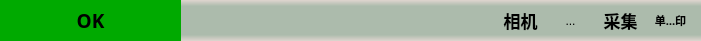
      <widget class="QWidget" name="widget_2" native="true">
       <property name="geometry">
        <rect>
         <x>5</x>
         <y>0</y>
         <width>701</width>
         <height>41</height>
        </rect>
       </property>
       <property name="styleSheet">
        <string notr="true">background-color: rgb(190, 190, 190); opacity: 1;
border:none;
background-color: qlineargradient(x1:0, y1:0, x2:0, y2:1, stop:0 #dfd5cf, stop: 0.15 #acbbac, stop: 0.85 #acbbac,stop:1 #dfd5cf);
</string>
       </property>
       <widget class="QToolButton" name="toolButton">
        <property name="geometry">
         <rect>
          <x>500</x>
          <y>0</y>
          <width>41</width>
          <height>41</height>
         </rect>
        </property>
        <property name="font">
         <font>
          <family>微软雅黑</family>
          <pointsize>13</pointsize>
          <bold>true</bold>
         </font>
        </property>
        <property name="toolTip">
         <string>相机联机</string>
        </property>
        <property name="styleSheet">
         <string notr="true">background-color: rgb(190, 190, 190); opacity: 1; border: none;
border:none;
background-color: qlineargradient(x1:0, y1:0, x2:0, y2:1, stop:0 #dfd5cf, stop: 0.15 #acbbac, stop: 0.85 #acbbac,stop:1 #dfd5cf);

</string>
        </property>
        <property name="text">
         <string notr="true">相机</string>
        </property>
       </widget>
       <widget class="QToolButton" name="toolButton_35">
        <property name="geometry">
         <rect>
          <x>600</x>
          <y>0</y>
          <width>41</width>
          <height>41</height>
         </rect>
        </property>
        <property name="font">
         <font>
          <family>微软雅黑</family>
          <pointsize>13</pointsize>
          <bold>true</bold>
         </font>
        </property>
        <property name="toolTip">
         <string>单次拍照</string>
        </property>
        <property name="styleSheet">
         <string notr="true">background-color: rgb(190, 190, 190); opacity: 1; border: none;

background-color: qlineargradient(x1:0, y1:0, x2:0, y2:1, stop:0 #dfd5cf, stop: 0.15 #acbbac, stop: 0.85 #acbbac,stop:1 #dfd5cf);

</string>
        </property>
        <property name="text">
         <string>采集</string>
        </property>
        <property name="icon">
         <iconset resource="OCRdemo.qrc">
          <normaloff>:/PNG/Resources/PNG/DZCJ1.png</normaloff>:/PNG/Resources/PNG/DZCJ1.png</iconset>
        </property>
        <property name="iconSize">
         <size>
          <width>25</width>
          <height>25</height>
         </size>
        </property>
       </widget>
       <widget class="QLabel" name="label">
        <property name="geometry">
         <rect>
          <x>0</x>
          <y>0</y>
          <width>181</width>
          <height>41</height>
         </rect>
        </property>
        <property name="font">
         <font>
          <family>微软雅黑</family>
          <pointsize>14</pointsize>
          <bold>true</bold>
         </font>
        </property>
        <property name="styleSheet">
         <string notr="true">background-color: rgb(0, 170, 0); opacity: 1;</string>
        </property>
        <property name="text">
         <string>OK</string>
        </property>
        <property name="alignment">
         <set>Qt::AlignmentFlag::AlignCenter</set>
        </property>
       </widget>
       <widget class="QToolButton" name="toolButton_34">
        <property name="geometry">
         <rect>
          <x>650</x>
          <y>0</y>
          <width>41</width>
          <height>41</height>
         </rect>
        </property>
        <property name="font">
         <font>
          <family>微软雅黑</family>
          <pointsize>8</pointsize>
          <bold>true</bold>
         </font>
        </property>
        <property name="styleSheet">
         <string notr="true">background-color: rgb(190, 190, 190); opacity: 1; border: none;
border:none;
background-color: qlineargradient(x1:0, y1:0, x2:0, y2:1, stop:0 #dfd5cf, stop: 0.15 #acbbac, stop: 0.85 #acbbac,stop:1 #dfd5cf);



</string>
        </property>
        <property name="text">
         <string>单次打印</string>
        </property>
        <property name="icon">
         <iconset resource="OCRdemo.qrc">
          <normaloff>:/PIC/Resources/PICs/JGDB.png</normaloff>:/PIC/Resources/PICs/JGDB.png</iconset>
        </property>
        <property name="iconSize">
         <size>
          <width>25</width>
          <height>25</height>
         </size>
        </property>
       </widget>
       <widget class="QToolButton" name="toolButton_3">
        <property name="geometry">
         <rect>
          <x>550</x>
          <y>0</y>
          <width>41</width>
          <height>41</height>
         </rect>
        </property>
        <property name="styleSheet">
         <string notr="true">background-color: rgb(190, 190, 190); opacity: 1; border: none;
border:none;
background-color: qlineargradient(x1:0, y1:0, x2:0, y2:1, stop:0 #dfd5cf, stop: 0.15 #acbbac, stop: 0.85 #acbbac,stop:1 #dfd5cf);

</string>
        </property>
        <property name="text">
         <string>...</string>
        </property>
        <property name="icon">
         <iconset resource="OCRdemo.qrc">
          <normaloff>:/PNG/Resources/PNG/JKMS.png</normaloff>:/PNG/Resources/PNG/JKMS.png</iconset>
        </property>
        <property name="iconSize">
         <size>
          <width>25</width>
          <height>25</height>
         </size>
        </property>
        <property name="toolButtonStyle">
         <enum>Qt::ToolButtonStyle::ToolButtonIconOnly</enum>
        </property>
       </widget>
      </widget>
